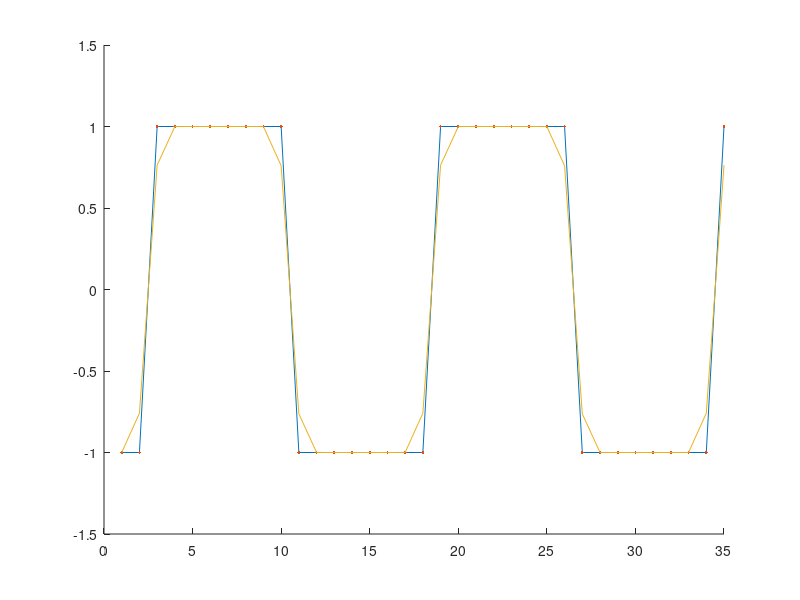

Recreate this plot in MATLAB.
function edgesContrast = GenerateStaticEdgeDataset()

    x = linspace(0,360,10000);
    x = x(1:end-1);
    midpointIdx = 1+(length(x)-1)/2;
    
    % individual photo receptors
    filtStd = 5/(2*sqrt(2*log(2))); % 5 degree FWHM

    xFilt = ifftshift(normpdf(x,x(midpointIdx),filtStd))'*x(2); %normalize by spacing so filtering doesn't change magnitude
    
    scene = square((2*pi/80) * (x-10 - 0.0001))';

    fftScene = fft(scene);
    fftFilt = fft(xFilt);

    edgesContrastHighRes = real(ifft(fftScene.*fftFilt));
    
    samplePoints = (2.5:5:172.5)+80;
    edgesContrastDownsampled = interp1(x,edgesContrastHighRes,samplePoints);
    edgesContrast = repmat(edgesContrastDownsampled,[1000,1]);
    
    figure(1);
    clf;
    hold on;
    xLocs = (-5:5:165) - 0.0001;
    bars = square((2*pi/80) * xLocs);
    plot(bars);
    plot(bars,'.');
    plot(edgesContrastDownsampled)
    
    
end